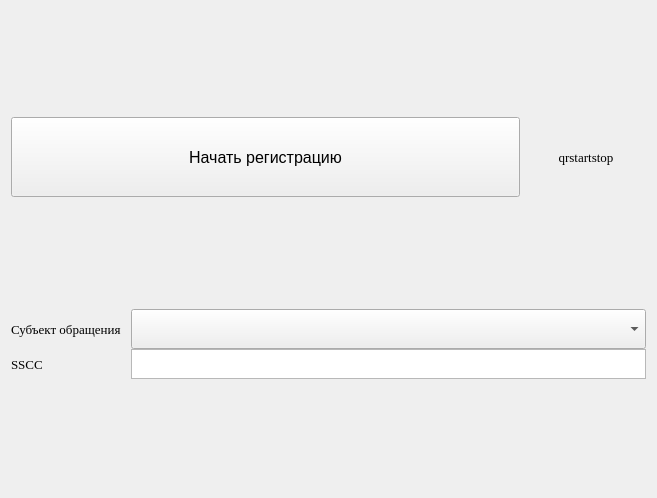
<?xml version="1.0" encoding="UTF-8"?>
<ui version="4.0">
 <class>UnitUnpackWidget912</class>
 <widget class="QWidget" name="UnitUnpackWidget912">
  <property name="geometry">
   <rect>
    <x>0</x>
    <y>0</y>
    <width>657</width>
    <height>498</height>
   </rect>
  </property>
  <property name="windowTitle">
   <string>UnitUnpackWidget912</string>
  </property>
  <layout class="QGridLayout" name="gridLayout_3">
   <item row="0" column="0">
    <layout class="QGridLayout" name="gridLayout_2">
     <item row="0" column="0">
      <widget class="QPushButton" name="RegistrationStartButton">
       <property name="sizePolicy">
        <sizepolicy hsizetype="Minimum" vsizetype="Expanding">
         <horstretch>0</horstretch>
         <verstretch>0</verstretch>
        </sizepolicy>
       </property>
       <property name="minimumSize">
        <size>
         <width>0</width>
         <height>35</height>
        </size>
       </property>
       <property name="maximumSize">
        <size>
         <width>16777215</width>
         <height>80</height>
        </size>
       </property>
       <property name="font">
        <font>
         <pointsize>12</pointsize>
        </font>
       </property>
       <property name="text">
        <string>Начать регистрацию</string>
       </property>
      </widget>
     </item>
     <item row="0" column="2">
      <widget class="QLabel" name="qrstartstop">
       <property name="maximumSize">
        <size>
         <width>120</width>
         <height>120</height>
        </size>
       </property>
       <property name="font">
        <font>
         <family>Times New Roman</family>
         <pointsize>10</pointsize>
        </font>
       </property>
       <property name="text">
        <string>qrstartstop</string>
       </property>
       <property name="alignment">
        <set>Qt::AlignCenter</set>
       </property>
      </widget>
     </item>
    </layout>
   </item>
   <item row="1" column="0">
    <layout class="QGridLayout" name="gridLayout">
     <property name="spacing">
      <number>0</number>
     </property>
     <item row="1" column="0">
      <widget class="QLabel" name="SSCCLabel">
       <property name="sizePolicy">
        <sizepolicy hsizetype="Minimum" vsizetype="Minimum">
         <horstretch>0</horstretch>
         <verstretch>0</verstretch>
        </sizepolicy>
       </property>
       <property name="minimumSize">
        <size>
         <width>120</width>
         <height>30</height>
        </size>
       </property>
       <property name="maximumSize">
        <size>
         <width>60</width>
         <height>30</height>
        </size>
       </property>
       <property name="font">
        <font>
         <family>Times New Roman</family>
         <pointsize>10</pointsize>
        </font>
       </property>
       <property name="text">
        <string>SSCC</string>
       </property>
       <property name="alignment">
        <set>Qt::AlignLeading|Qt::AlignLeft|Qt::AlignVCenter</set>
       </property>
      </widget>
     </item>
     <item row="1" column="1" colspan="2">
      <widget class="QTextEdit" name="SSCCValue">
       <property name="sizePolicy">
        <sizepolicy hsizetype="Expanding" vsizetype="Minimum">
         <horstretch>0</horstretch>
         <verstretch>0</verstretch>
        </sizepolicy>
       </property>
       <property name="minimumSize">
        <size>
         <width>0</width>
         <height>30</height>
        </size>
       </property>
       <property name="maximumSize">
        <size>
         <width>2000</width>
         <height>30</height>
        </size>
       </property>
       <property name="font">
        <font>
         <pointsize>8</pointsize>
        </font>
       </property>
       <property name="readOnly">
        <bool>true</bool>
       </property>
       <property name="html">
        <string>&lt;!DOCTYPE HTML PUBLIC &quot;-//W3C//DTD HTML 4.0//EN&quot; &quot;http://www.w3.org/TR/REC-html40/strict.dtd&quot;&gt;
&lt;html&gt;&lt;head&gt;&lt;meta name=&quot;qrichtext&quot; content=&quot;1&quot; /&gt;&lt;style type=&quot;text/css&quot;&gt;
p, li { white-space: pre-wrap; }
&lt;/style&gt;&lt;/head&gt;&lt;body style=&quot; font-family:'MS Shell Dlg 2'; font-size:8pt; font-weight:400; font-style:normal;&quot;&gt;
&lt;p style=&quot;-qt-paragraph-type:empty; margin-top:0px; margin-bottom:0px; margin-left:0px; margin-right:0px; -qt-block-indent:0; text-indent:0px; font-size:10pt;&quot;&gt;&lt;br /&gt;&lt;/p&gt;&lt;/body&gt;&lt;/html&gt;</string>
       </property>
      </widget>
     </item>
     <item row="0" column="2">
      <widget class="QComboBox" name="senderID">
       <property name="sizePolicy">
        <sizepolicy hsizetype="Expanding" vsizetype="Minimum">
         <horstretch>0</horstretch>
         <verstretch>0</verstretch>
        </sizepolicy>
       </property>
       <property name="minimumSize">
        <size>
         <width>0</width>
         <height>30</height>
        </size>
       </property>
       <property name="maximumSize">
        <size>
         <width>16777215</width>
         <height>40</height>
        </size>
       </property>
       <property name="font">
        <font>
         <pointsize>12</pointsize>
        </font>
       </property>
      </widget>
     </item>
     <item row="0" column="0" colspan="2">
      <widget class="QLabel" name="otpravit">
       <property name="sizePolicy">
        <sizepolicy hsizetype="Maximum" vsizetype="Minimum">
         <horstretch>0</horstretch>
         <verstretch>0</verstretch>
        </sizepolicy>
       </property>
       <property name="minimumSize">
        <size>
         <width>120</width>
         <height>0</height>
        </size>
       </property>
       <property name="font">
        <font>
         <family>Times New Roman</family>
         <pointsize>10</pointsize>
        </font>
       </property>
       <property name="text">
        <string>Субъект обращения</string>
       </property>
       <property name="alignment">
        <set>Qt::AlignLeading|Qt::AlignLeft|Qt::AlignVCenter</set>
       </property>
      </widget>
     </item>
    </layout>
   </item>
  </layout>
 </widget>
 <layoutdefault spacing="6" margin="11"/>
 <resources/>
 <connections/>
</ui>
